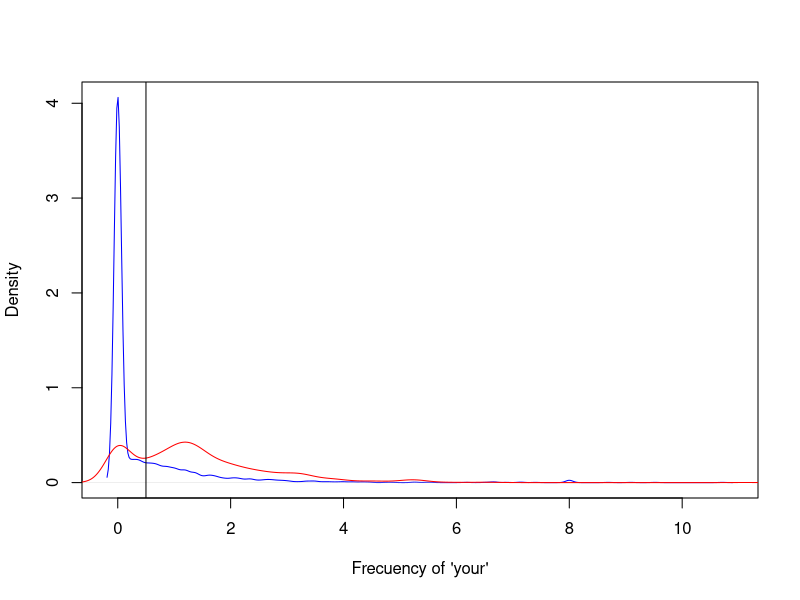

This chart was generated by the following R code:

#elements precdictions 
# question, input data, features, algorithm, parameters, evaluation
library(kernlab)
data(spam)
head(spam)
plot(density(spam$your[spam$type=="nonspam"]),
     col="blue", main="", xlab="Frecuency of 'your'")

lines(density(spam$your[spam$type=="spam"]), col="red")
abline(v=0.5, col="black")

prediction <- ifelse(spam$your > 0.5, "spam", "nonspam")

result = table(prediction, spam$type) / length(spam$type)

print( 'Correctitud %')
print((result[1] + result [4]) * 100 )
